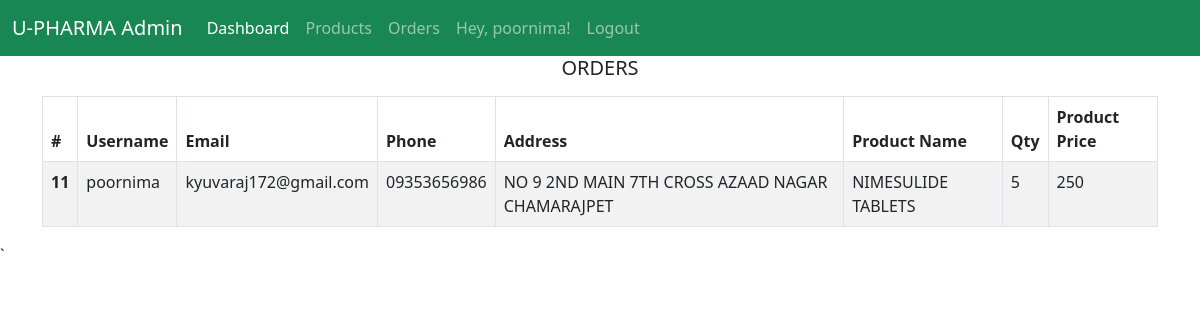
/admin/orders (signed in), run on the app's committed database.
### tables this page shows
CREATE TABLE "users" (
	"id"	INTEGER,
	"username"	TEXT,
	"password"	TEXT,
	"address"	TEXT,
	"phone"	TEXT,
	"email"	TEXT,
	PRIMARY KEY("id" AUTOINCREMENT)
);

CREATE TABLE "products" (
	"id"	INTEGER,
	"name"	TEXT NOT NULL,
	"price"	TEXT,
	"details"	TEXT,
	"image"	TEXT,
	"tags"	TEXT,
	"category"	TEXT,
	"stocks"	INTEGER DEFAULT 50,
	PRIMARY KEY("id" AUTOINCREMENT)
);

CREATE TABLE "orders" (
	"id"	INTEGER,
	"pid"	INTEGER,
	"qty"	INTEGER,
	"uid"	INTEGER,
	"status"	TEXT,
	"date"	INTEGER,
	PRIMARY KEY("id" AUTOINCREMENT)
);

### admins.py (the view)
    @router.get("/admin/orders", response_class=HTMLResponse)
    def admin_orders(request: Request):
        con = sqlite3.connect(DATABASE_NAME)
        con.row_factory = sqlite3.Row
        cur = con.cursor()
        cur.execute("SELECT *, o.id as oid from users u, products p, orders o where o.uid = u.id and o.pid = p.id")
        orders = cur.fetchall()
        con.close
        return templates.TemplateResponse("/admin/orders.html", {"request": request, "orders": orders})

### templates/admin/orders.html (shortened to what this page needs)
{% extends "/admin/base.html" %}
{% block content  %}
<div class="container">
    <h5 class="text-center">ORDERS</h5>
    <table class="table table-striped table-bordered my-3">
        <thead>
            <tr>
              <th scope="col">#</th>
              <th scope="col">Username</th>
              <th scope="col">Email</th>
              <th scope="col">Phone</th>
              <th scope="col">Address</th>
              <th scope="col">Product Name</th>
              <th scope="col">Qty</th>
              <th scope="col">Product Price</th>
            </tr>
          </thead>
          <tbody>
            {% for order in orders %}
            <tr>
                <th scope="row">{{ order.oid }}</th>
                <td>{{order.username}}</td>
                <td>{{order.email}}</td>
                <td>{{order.phone}}</td>
                <td>{{order.address}}</td>
                <td>{{order.name}}</td>
                <td>{{order.qty}}</td>
                <td>{{order.qty | int * order.price | int}}</td>
            </tr>
            {% endfor %}
            </tbody>
    </table>
</div>
{% endblock %}

### templates/admin/base.html (shortened to what this page needs)
<!doctype html>
<html lang="en">
<head>
    <link href="{{ url_for('static', path='/css/bootstrap.css') }}" rel="stylesheet" />
</head>
<body>
<nav class="navbar navbar-expand-lg navbar-dark bg-success">
    <div class="container-fluid">
        <a class="navbar-brand" href="/admin/dashboard">U-PHARMA Admin</a>
        <div class="collapse navbar-collapse" id="navbarNav">
            <ul class="navbar-nav">
                <li class="nav-item">
                    <a class="nav-link active" aria-current="page" href="/admin/dashboard">Dashboard</a>
                </li>
                <li class="nav-item">
                    <a class="nav-link" href="/admin/products">Products</a>
                </li>
                <li class="nav-item">
                    <a class="nav-link" href="/admin/orders">Orders</a>
                </li>
                {% if request.session.get('isLogin') %}
                <li class="nav-item">
                    <a class="nav-link" href="#">Hey, {{request.session.get('username')}}!</a>
                </li>
                <li class="nav-item">
                    <a class="nav-link" href="/logout">Logout</a>
                </li>
                {% endif %}
            </ul>
        </div>
    </div>
</nav>
<main id="content">{% block content %}{% endblock %}</main>
</body>
</html>`

### data on the page
users: session.get "poornima"
products: oid "11", username "poornima", email "kyuvaraj172@gmail.com", phone "09353656986", address "NO 9 2ND MAIN 7TH CROSS AZAAD NAGAR CHAMARAJPET", name "NIMESULIDE TABLETS", qty "5", order.qty|int*order.price|int "250"
